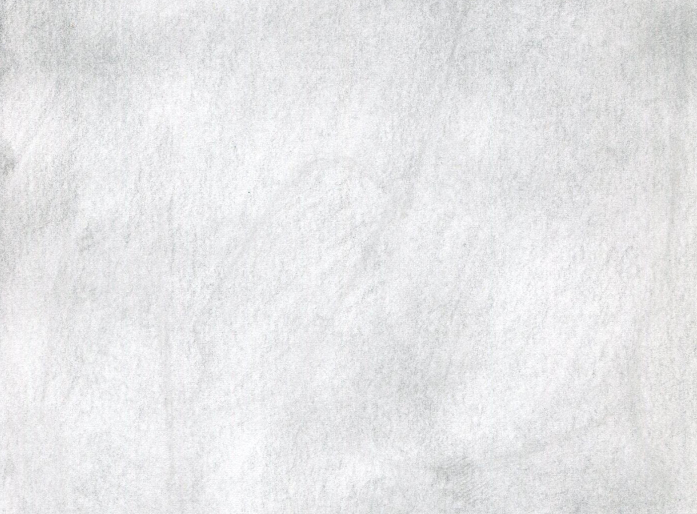
#> input picture dataset/PencilSketch/pencilsketch_bg.jpg, 1394 x 1028 px (shown at 1/2 size)
$ python pencil-2.py pencilsketch_bg.jpg pencilsketch_bg.jpg out.png
#> lines starting #> are read from the running program, lines starting #| are printed output that depends on the picture
import cv2
import sys
import numpy as np

m = 300
n = 300

def dodgeV2(image, mask):
  return cv2.divide(image, 255-mask, scale=256)


def burnV2(image, mask):
  return 255 - cv2.divide(255-image, 255-mask, scale=256)


img = cv2.imread(sys.argv[1])
#> img is the input picture: shape (1028, 1394, 3); mean B, G, R 232, 230.5, 230.3
img = cv2.cvtColor(img, cv2.COLOR_BGR2GRAY)
#> img: shape (1028, 1394)
height, width = img.shape
#> height = 1028; width = 1394

if (height, width) != (m, n):
	img = cv2.resize(img, (m, n))
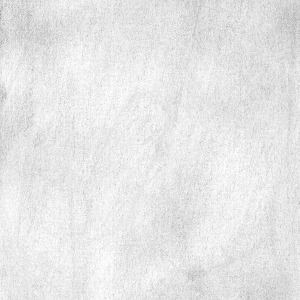
#> img: shape (300, 300); min 150, max 255, mean 230.4

img_gray_inv = 255 - img
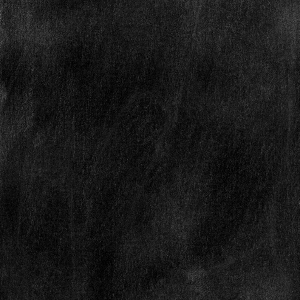
#> img_gray_inv: shape (300, 300); min 0, max 105, mean 24.6
img_blur = cv2.GaussianBlur(img_gray_inv, ksize=(21, 21),
                            sigmaX=0, sigmaY=0)

img_blend = dodgeV2(img, img_blur)
#> in dodgeV2, `return cv2.divide(image, 255-mask, scale=256)`:
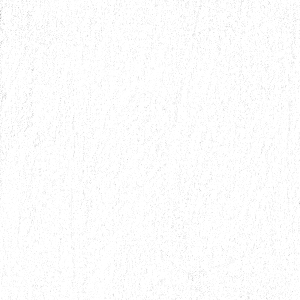
#> returned value: shape (300, 300); min 182, max 255, mean 252.4
# [5 lines of commented-out code are left out]

cv2.imwrite(sys.argv[3], img_blend)
